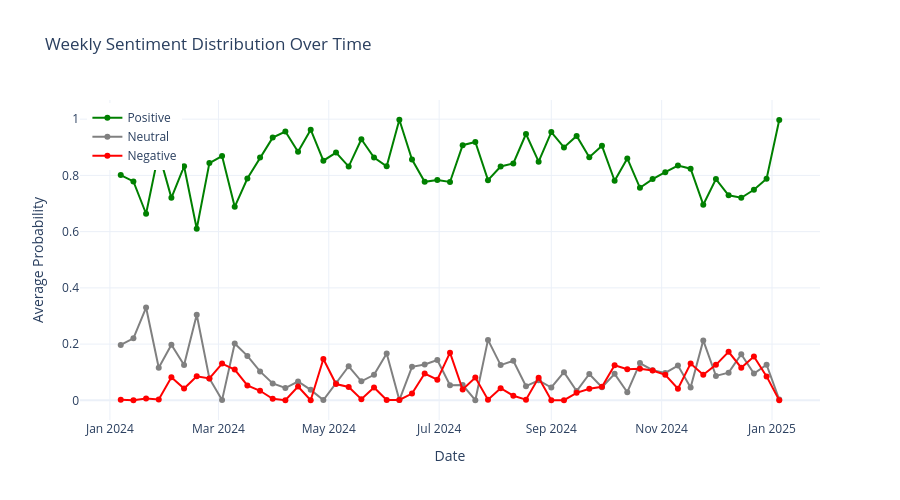
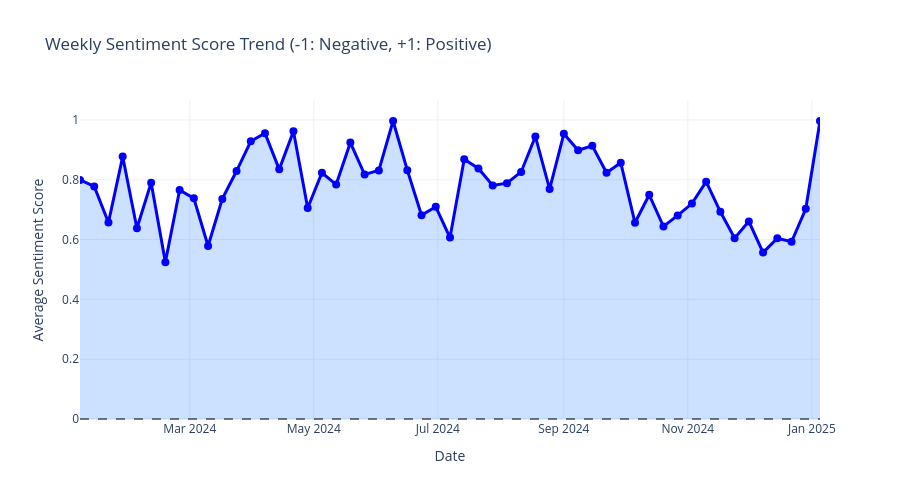

The cell these charts' notebook holds for them, in order:
### Code cell
# Visualize overall sentiment trends over time
import plotly.graph_objects as go
import plotly.express as px
from plotly.subplots import make_subplots

# 1. Weekly Sentiment Time Series with all sentiment types
fig1 = go.Figure()

fig1.add_trace(go.Scatter(
    x=weekly_sentiment['timestamp'],
    y=weekly_sentiment['prob_positive_mean'],
    mode='lines+markers',
    name='Positive',
    line=dict(color='green', width=2),
    marker=dict(size=6)
))

fig1.add_trace(go.Scatter(
    x=weekly_sentiment['timestamp'],
    y=weekly_sentiment['prob_neutral_mean'],
    mode='lines+markers',
    name='Neutral',
    line=dict(color='gray', width=2),
    marker=dict(size=6)
))

fig1.add_trace(go.Scatter(
    x=weekly_sentiment['timestamp'],
    y=weekly_sentiment['prob_negative_mean'],
    mode='lines+markers',
    name='Negative',
    line=dict(color='red', width=2),
    marker=dict(size=6)
))

fig1.update_layout(
    title='Weekly Sentiment Distribution Over Time',
    xaxis_title='Date',
    yaxis_title='Average Probability',
    hovermode='x unified',
    template='plotly_white',
    height=500,
    legend=dict(x=0.01, y=0.99)
)

fig1.show()

# 2. Sentiment Score Time Series (Composite -1 to +1)
fig2 = go.Figure()

fig2.add_trace(go.Scatter(
    x=weekly_sentiment['timestamp'],
    y=weekly_sentiment['sentiment_score_mean'],
    mode='lines+markers',
    name='Sentiment Score',
    line=dict(color='blue', width=3),
    marker=dict(size=8),
    fill='tozeroy',
    fillcolor='rgba(0,100,255,0.2)'
))

# Add zero line for reference
fig2.add_hline(y=0, line_dash="dash", line_color="black", opacity=0.5)

fig2.update_layout(
    title='Weekly Sentiment Score Trend (-1: Negative, +1: Positive)',
    xaxis_title='Date',
    yaxis_title='Average Sentiment Score',
    hovermode='x unified',
    template='plotly_white',
    height=500
)

fig2.show()
